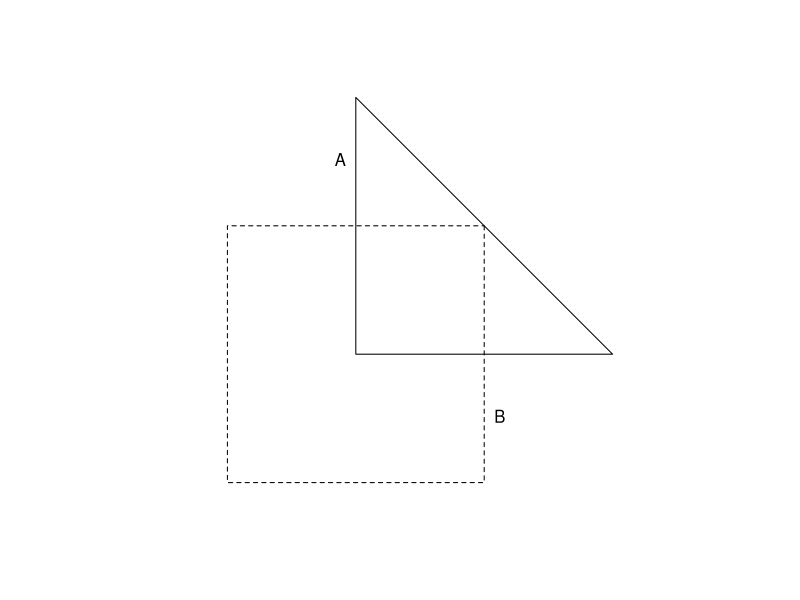
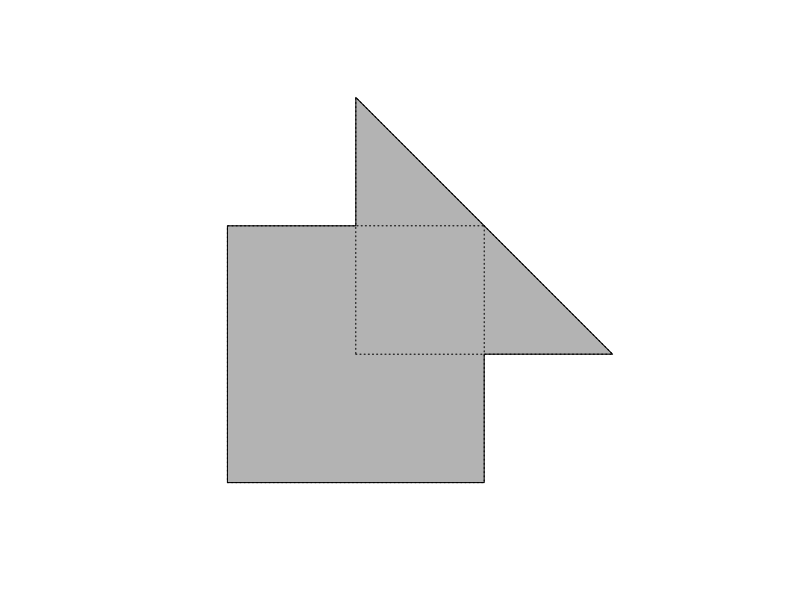
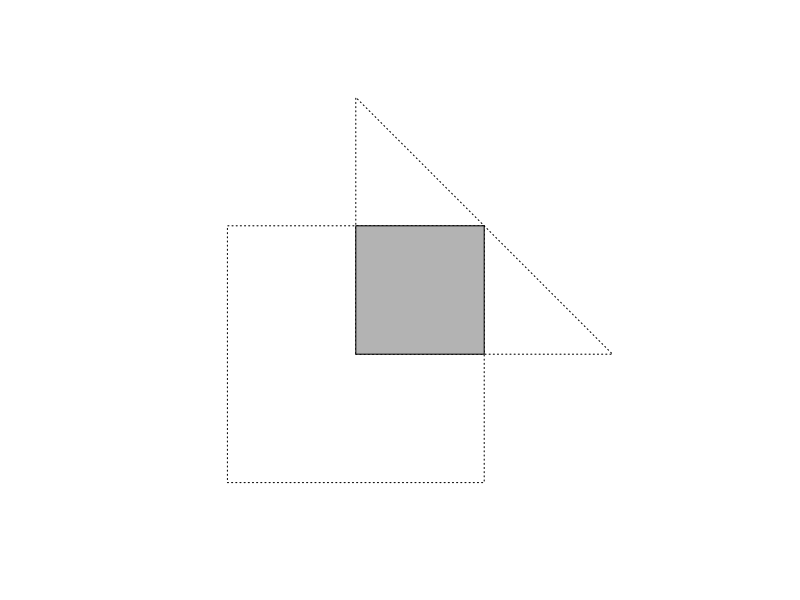
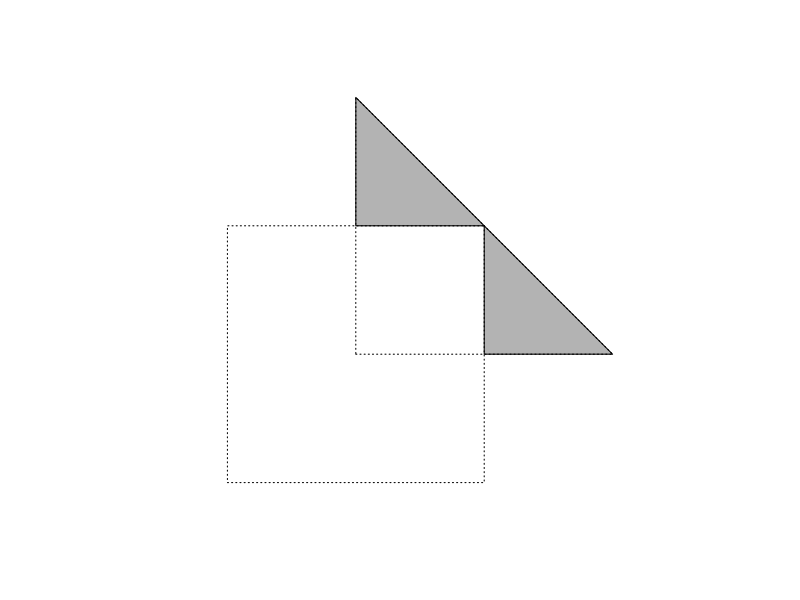
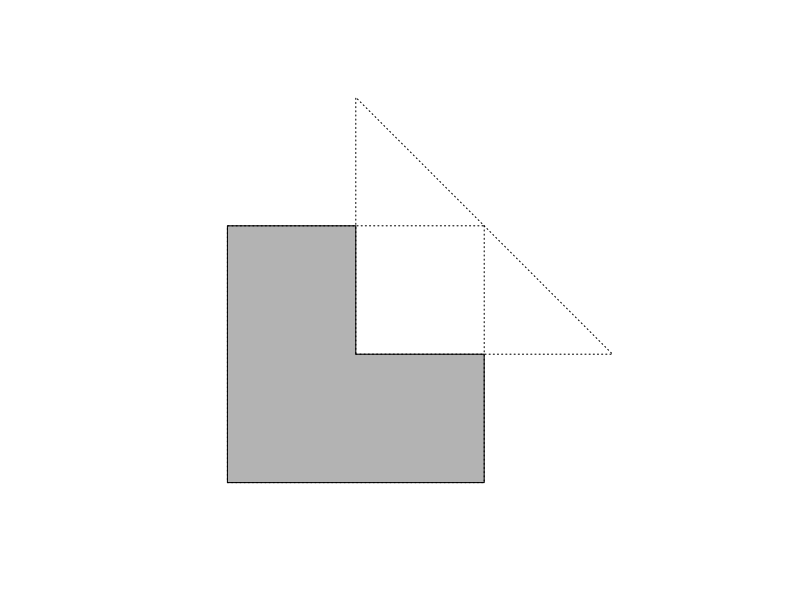
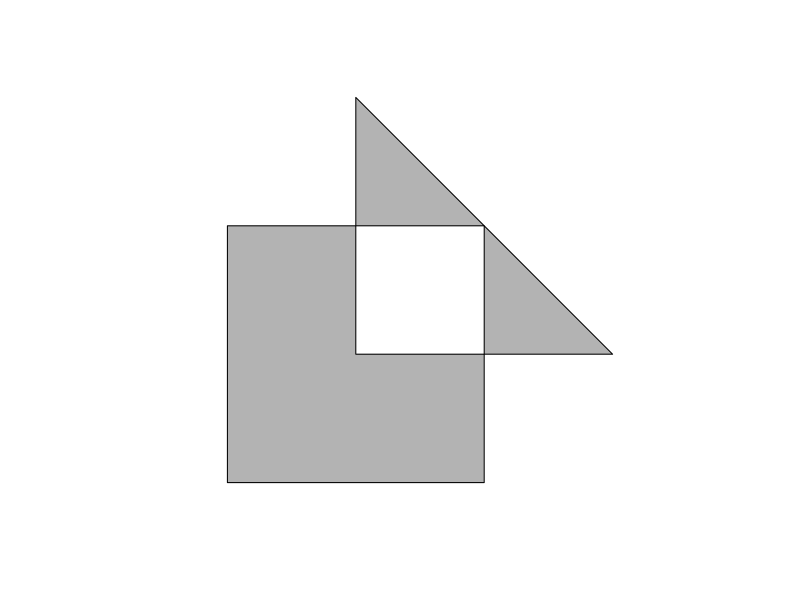

Generate these figures, in order, with R:
## ---- chunk 1
library(sf)
## ---- chunk 2
A <- rbind(
    c(0,0),
    c(2,0),
    c(0,2),
    c(0,0)
)
A <- st_polygon(list(A))
B <- rbind(
    c( 1, 1),
    c( 1,-1),
    c(-1,-1),
    c(-1, 1),
    c( 1, 1)
)
B <- st_polygon(list(B))
## ---- chunk 3
A
## ---- chunk 4
B
## ---- chunk 5
plot(A,xlim=c(-1,2),ylim=c(-1,2))
plot(B,lty=2,add=TRUE)
text(0,1.5,"A",pos=2)
text(1,-.5,"B",pos=4)
text(.5,-1.5,"Two shapes A and B",pos=1)
## ---- chunk 6
plot(st_union(A,B),col="gray70",xlim=c(-1,2),ylim=c(-1,2))
plot(A,lty=3,add=TRUE)
plot(B,lty=3,add=TRUE)
text(.5,-1.5,"st_union(A,B)",pos=1)
## ---- chunk 7
plot(A,lty=3,xlim=c(-1,2),ylim=c(-1,2))
plot(B,lty=3,add=TRUE)
plot(st_intersection(A,B),add=TRUE,col="gray70")
text(.5,-1.5,"st_intersection(A,B)",pos=1)
## ---- chunk 8
plot(st_difference(A,B),col="gray70",,xlim=c(-1,2),ylim=c(-1,2))
plot(A,lty=3,add=TRUE)
plot(B,lty=3,add=TRUE)
text(.5,-1.5,"st_difference(A,B)",pos=1)
## ---- chunk 9
plot(st_difference(B,A),col="gray70",,xlim=c(-1,2),ylim=c(-1,2))
plot(A,lty=3,add=TRUE)
plot(B,lty=3,add=TRUE)
text(.5,-1.5,"st_difference(B,A)",pos=1)
## ---- chunk 10
plot(st_sym_difference(A,B),col="gray70",,xlim=c(-1,2),ylim=c(-1,2))
text(.5,-1.5,"st_sym_difference(A,B)",pos=1)
